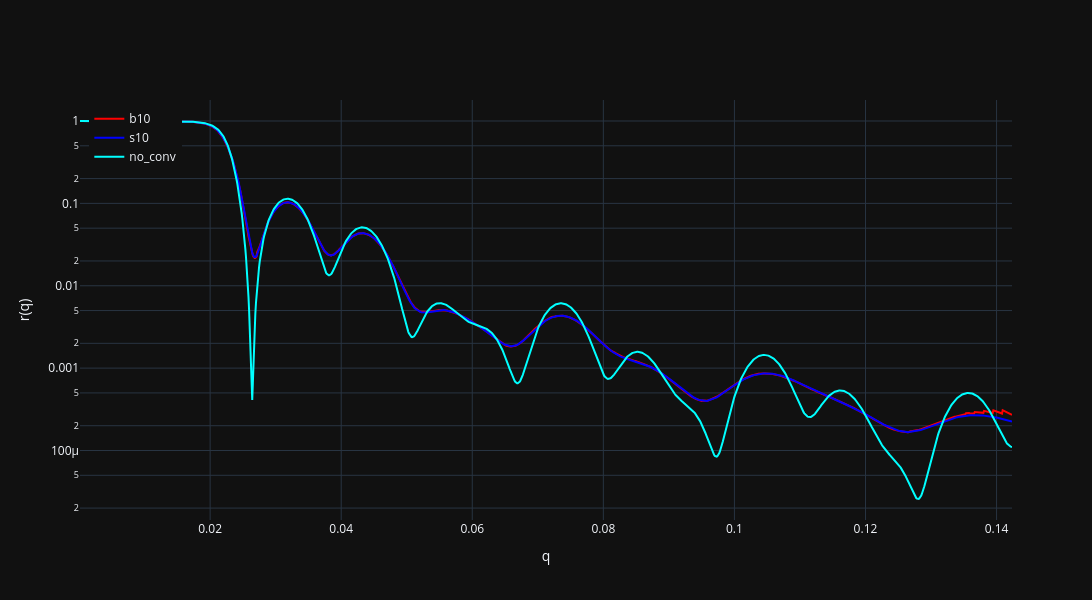

Here is the notebook cell this chart was saved with:
### Code cell
r_conv = []
r_conv.append(convolution(r_s, kmax, q_s, 25, 10*sigma, 10*sigma, gap))
r_b10 = np.array(r_conv).reshape(1500,)
r_delta = np.abs(r_b10[0:1300] - r_s10[0:1300])
delta_r = np.mean(r_delta/r_b10[0:1300])

import plotly.graph_objects as go
import numpy as np

fig = go.Figure()

fig.add_trace(go.Scatter(
    x=q_s,
    y=r_b10,
    mode='lines',
    name='b10',
    marker=dict(size=2.2, opacity=1, color='red')
))

fig.add_trace(go.Scatter(
    x=q_s,
    y=r_s10,
    mode='lines',
    name='s10',
    marker=dict(size=2.2, opacity=1, color='blue')
))

fig.add_trace(go.Scatter(
    x=q_s,
    y=r_s,
    mode='lines',
    name='no_conv',
    marker=dict(size=2.2, opacity=1, color='cyan')
))

fig.update_layout(
    xaxis_title='q',
    yaxis_title='r(q)',
    yaxis=dict(type='log'),  
    legend=dict(yanchor="top", y=0.99, xanchor="left", x=0.01),
    width=1400,  
    height=600  
)

fig.update_xaxes(showgrid=True)
fig.update_yaxes(showgrid=True)
fig.show()

### Figure 1 — Plotly figure (JSON) as saved in the notebook; plotly's stock layout.template omitted (floating-point values rounded to 4 significant figures; data arrays with more than 128 entries replaced by an {"elided": "..."} marker saying what was removed)
{"data": [{"marker": {"color": "red", "opacity": 1, "size": 2.2}, "mode": "lines", "name": "b10", "x": {"elided": "1500 float values"}, "y": {"elided": "1500 float values"}, "type": "scatter"}, {"marker": {"color": "blue", "opacity": 1, "size": 2.2}, "mode": "lines", "name": "s10", "x": {"elided": "1500 float values"}, "y": {"elided": "1500 float values"}, "type": "scatter"}, {"marker": {"color": "cyan", "opacity": 1, "size": 2.2}, "mode": "lines", "name": "no_conv", "x": {"elided": "1500 float values"}, "y": {"elided": "1500 float values"}, "type": "scatter"}], "layout": {"yaxis": {"title": {"text": "r(q)"}, "type": "log", "showgrid": true}, "legend": {"yanchor": "top", "y": 0.99, "xanchor": "left", "x": 0.01}, "xaxis": {"title": {"text": "q"}, "showgrid": true}, "width": 1400, "height": 600}}
